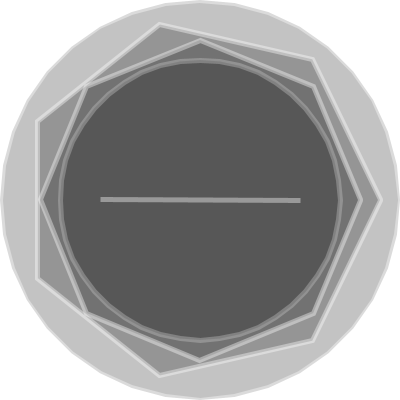
Frame 1 (no input)
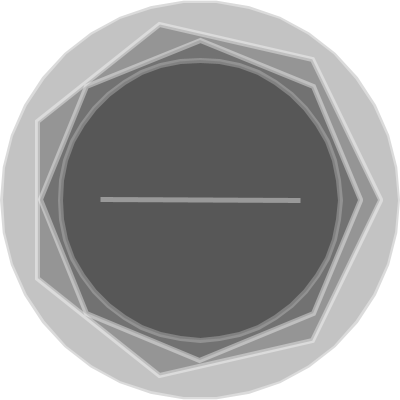
Frame 60 (the mouse pressed at the canvas centre just before this capture)
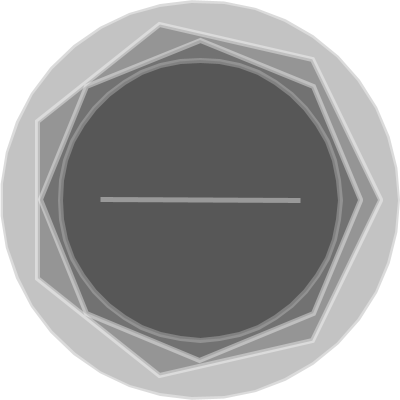
Frame 120 (the mouse held since frame 60 and released just before this capture)

The Processing sketch that drew these frames (run headless with seeded random() and noise(); from frame 60 on, the mouse is pressed at the canvas centre):

// Processing sketch: processing_119248
// ── processing_119248.pde

void setup() {
  size(400, 400);
  background(255);
  stroke(255, 100);
  strokeWeight(5);
}

void draw() {
  background(255);
  fill(0, 60);
  //noFill();

  pushMatrix();
  translate(width*0.5, height*0.5);
  polygon(0, 0, 200, second()); 
  popMatrix();
  
  
  pushMatrix();
  translate(width*0.5, height*0.5);
  polygon(0, 0, 180, second()/5); 
  popMatrix();

  pushMatrix();
  translate(width*0.5, height*0.5);
  polygon(0, 0, 140, minute()); 
  popMatrix();
  
  pushMatrix();
  translate(width*0.5, height*0.5);
  polygon(0, 0, 160, minute()/5); 
  popMatrix();

  pushMatrix();
  translate(width*0.5, height*0.5);
  polygon(0, 0, 120, hour()/2); 
  popMatrix();

  pushMatrix();
  translate(width*0.5, height*0.5);
  polygon(0, 0, 100, hour()); 
  popMatrix();

}
//example polygon
void polygon(float x, float y, float radius, int points) {
  float angle = TWO_PI / points;
  beginShape();
  for (float a = 0; a < TWO_PI; a += angle) {
    float sx = x + cos(a) * radius;
    float sy = y + sin(a) * radius;
    vertex(sx, sy);
  }
  endShape(CLOSE);
}
